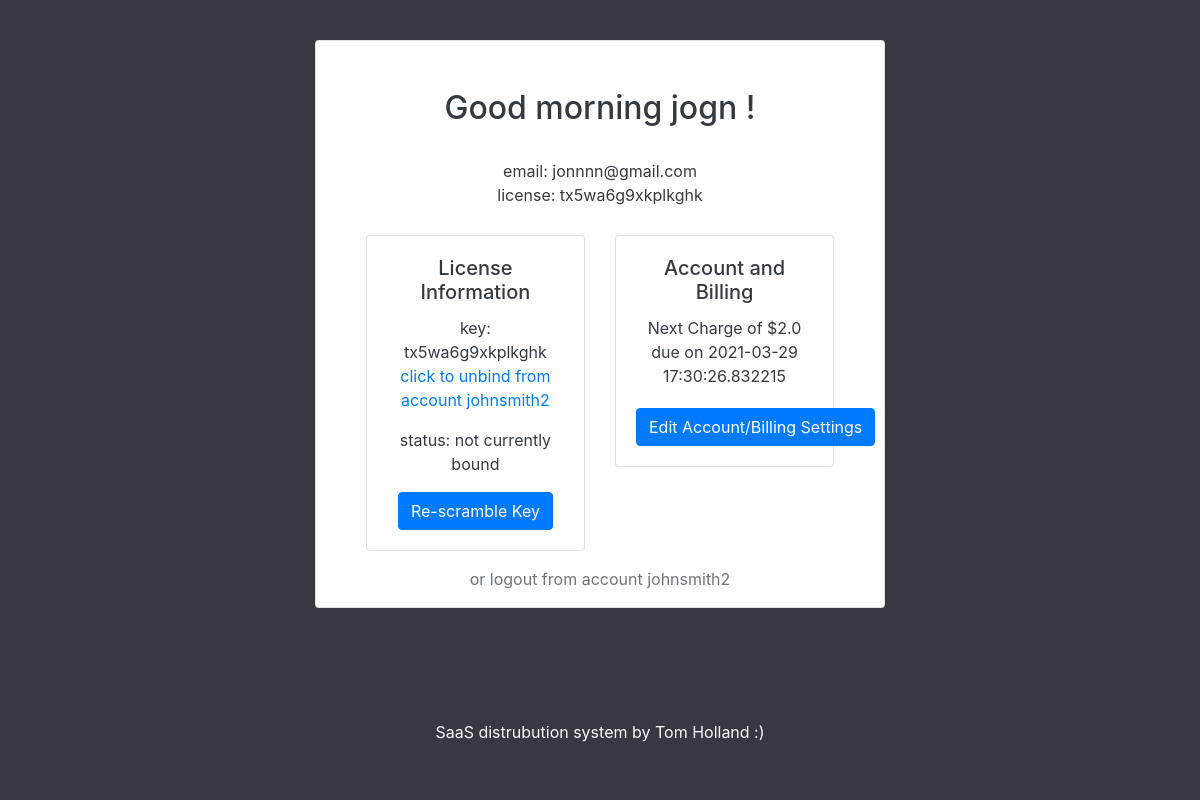
The app's page /dashboard (signed in), older data.
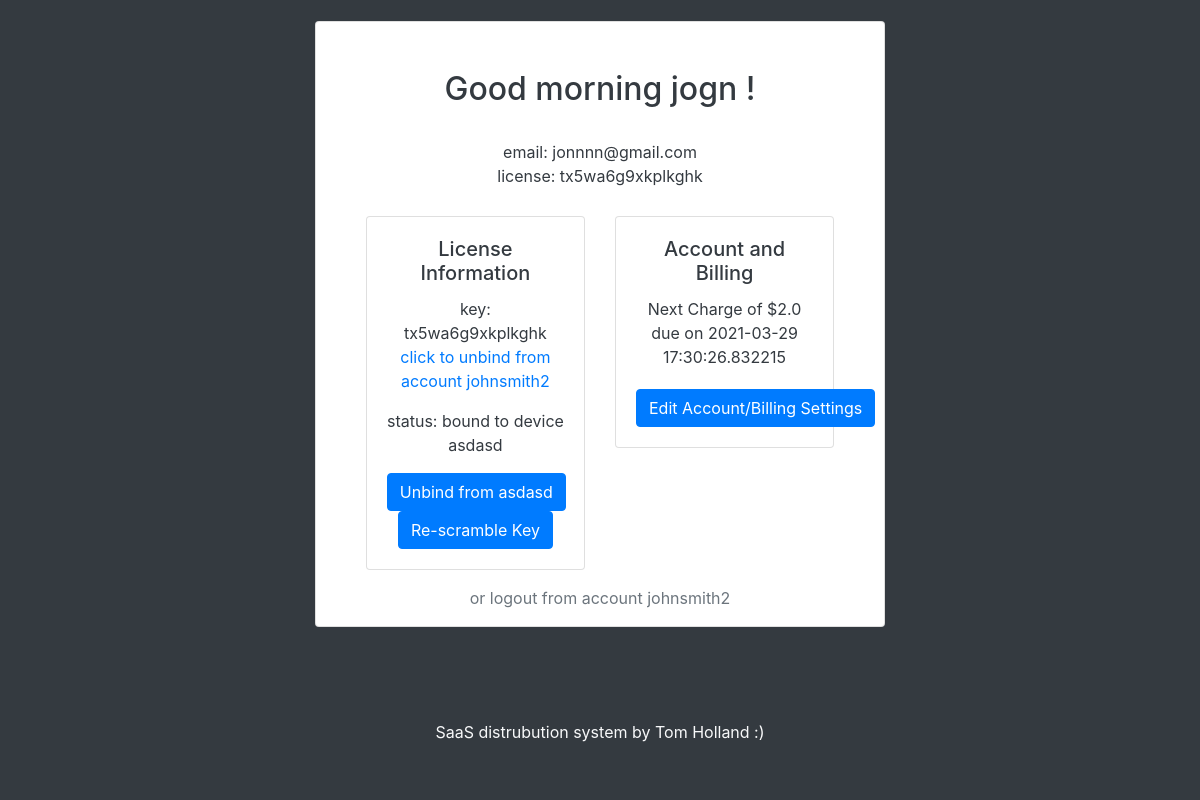
The same page, newer data.
### tables this page shows
CREATE TABLE licenses (license text PRIMARY KEY, username text, boundToUser boolean, boundToDevice boolean, HWID string, devicename string, nextrenewal string, plan string);

CREATE TABLE users (username text PRIMARY KEY, fName text, sName text, emailAddress text, password text, admin bool);

### main.py (the view, shortened to what this page needs)
@app.route("/dashboard", methods=['GET', 'POST'])
@login_required
def dashboard():
    if not current_user.getAdminPerms():
        lerror = None
        return render_template('dashboard.html', lerror=lerror)
    else:
        return redirect(url_for('admindash'))

### api.py (called while the page is built)
    def closeConnection(self):
        self.conn.close()
        return

    def searchUsersByUsername(self,user):
        self.c.execute(f'''SELECT * FROM users WHERE username = ?''', (user,) )
        result = self.c.fetchone()
        return result

    def getLicenseInfo(self,license):
        self.c.execute(f'''SELECT * FROM licenses WHERE license = ?''',
                       (license,))
        result = self.c.fetchone()
        return result

    def checkIfUserHasLicense(self,username):
        self.c.execute(f'''SELECT license FROM licenses WHERE username = ?''',
                       (username,))
        result = self.c.fetchone()
        if result:
            return result[0]
        else:
            return False

    def getNextRenewal(self,license):
        self.c.execute(f'''SELECT nextrenewal FROM licenses WHERE license = ?''', (license,))
        result = self.c.fetchone()[0]
        if not result or result == "NULL":
            return None
        else:
            return datetime.strptime(result, '%Y-%m-%d %H:%M:%S.%f')

### main.py (called while the page is built)
    def getRenewalDate(self, key):
        db = Database()
        dbdate = db.getNextRenewal(key)
        return dbdate

### templates/dashboard.html (shortened to what the changed rows need)
<!DOCTYPE html>
<html lang="en">
<head>
    <link rel="stylesheet" href="https://use.fontawesome.com/releases/v5.0.8/css/all.css">
    <link rel="stylesheet" href="https://maxcdn.bootstrapcdn.com/bootstrap/4.0.0/css/bootstrap.min.css"
>
</head>
<body onload="relayUserTime('{{ current_user.fname }}')">
<div class="container-fluid h-90 bg-dark text-dark">
    <div class="row h-90 justify-content-center align-items-center">
        <div class="col-md-6 text-left">
            <div class="card text-center">
                <h2 class="card-title mt-5" id="time"></h2>
                {% if current_user.license.exists %}
                    <div class="card-body">
                        email: {{ current_user.email }}
                            <br>
                            license: {{ current_user.license }}
                    </div>
                {% else %}
                    <div class="card-body">
                        email: {{ current_user.email }}
                            <br>
                            <br>
                    </div>
                {% endif %}
                <div class="row mt-2">
                    <div class="col-sm-1"></div>
                    <div class="col-sm-5">
                        <div class="card">
                            {% if not current_user.license.exists %}
                            <div class="card-body">
                                <h5 class="card-title">No license currently bound</h5>
                                <div class="card-text">
                                    {% if lerror %}
                                    <p class="error text-danger"><strong>Error:</strong> {{ lerror }}
                                        {% endif %}
                                    <form action="" method="post">
                                        <input type="text" class="form-control" name="licenseid" placeholder="License Key">
                                        <button type="submit" class="btn btn-primary mt-2">Bind to this account</button>
                                    </form>
                                </div>
                            </div>
                            {% else %}
                                {% if not current_user.license.boundtodevice %}
                                <div class="card-body">
                                    <h5 class="card-title">License Information </h5>
                                    <p class="card-text">key: {{ current_user.license }} <br><a href="javascript:unbind()" class="muted">click to unbind from account {{current_user.id}}</a></p>
                                    <p class="card-text">status: not currently bound</p>
                                    <a href="javascript:rescramble()" class="btn btn-primary">Re-scramble Key</a>
                                </div>
                                {% else %}
                                <div class="card-body">
                                    <h5 class="card-title">License Information</h5>
                                    <p class="card-text">key: {{ current_user.license }} <br><a href="javascript:unbind()" class="muted">click to unbind from account {{current_user.id}}</a></p>
                                    <p class="card-text">status: bound to device {{ current_user.license.devicename}}</p>
                                    <a href="javascript:unbinddevice()" class="btn btn-primary">Unbind from {{ current_user.license.devicename}}</a>
                                    <a href="javascript:rescramble()" class="btn btn-primary">Re-scramble Key</a>
                                </div>
                                {%endif%}
                            {%endif%}
                        </div>
                    </div>
                    <div class="col-sm-5">
                    </div>
                    <div class="col-sm-1"></div>
                </div>
                <div class="row mt-3">
                    <div class="col text-center">
                        <a href="/logout" class="text-muted"> or logout from account {{ current_user.id }} </a>
                    </div>
                </div>
            </div>
        </div>
    </div>
</div>
</body>
</html>

Row changes from the older to the newer data that the page shows:
changed licenses "tx5wa6g9xkplkghk": license.devicename (not shown) → "asdasd"
Text that changed along with them:
text no longer shown: "status: not currently bound"
text now shown: "status: bound to device Unbind from"
